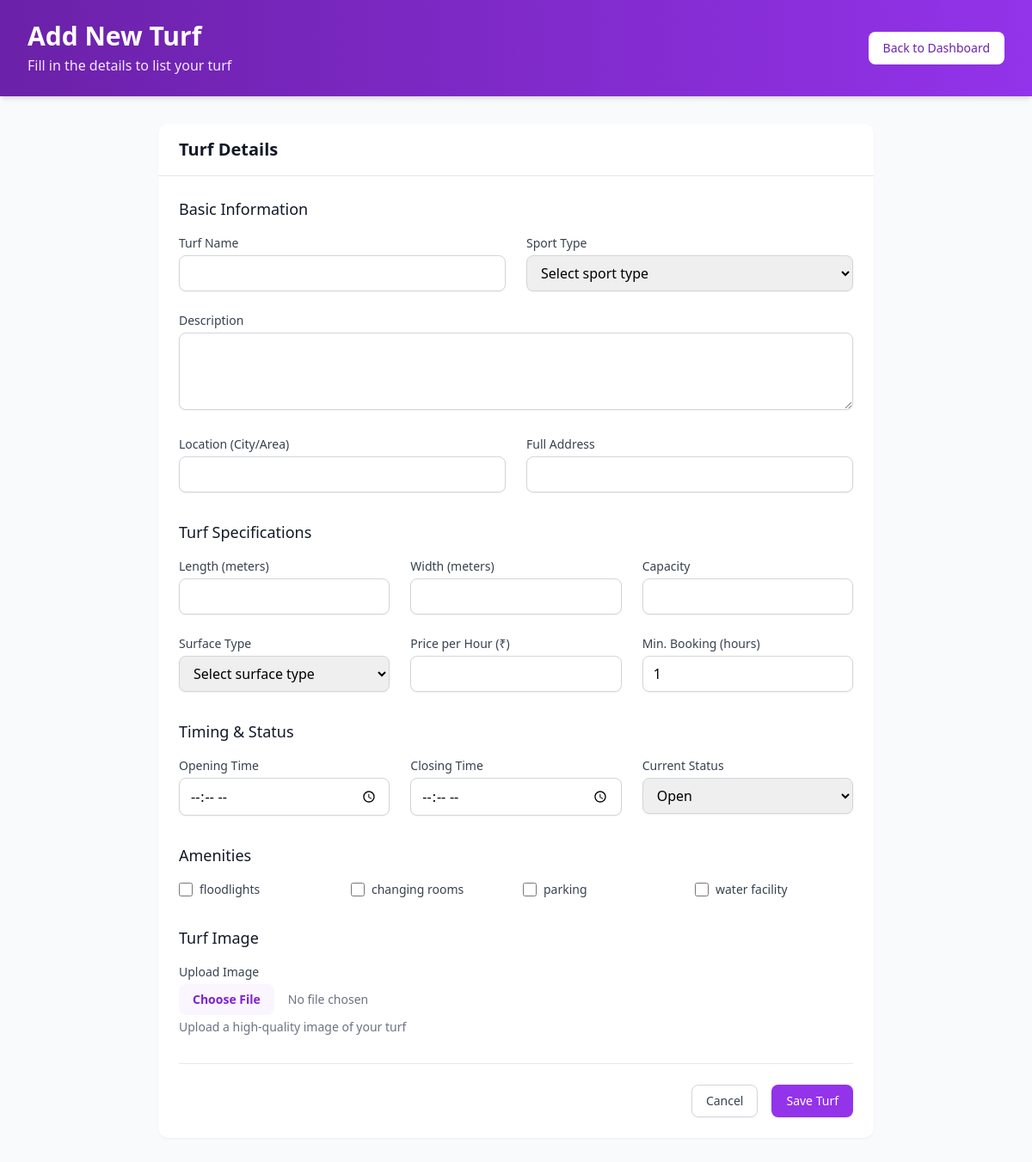
/turf/add-turf, run on the app's committed database.
### turf/models.py (models this page shows, shortened)
class Amenity(models.Model):
    name = models.CharField(max_length=50, unique=True)

### turf/views.py (the view, shortened to what this page needs)
# urls.py: path("add-turf", views.add_turf, name = 'add_turf'),
def add_turf(request):
    context = {
        'amenities': Amenity.objects.all()
    }
    return render(request, 'add_turf.html', context)

### turf/templates/add_turf.html (shortened to what this page needs)
{% extends "base.html" %}
{% block content %}
<div class="min-h-screen bg-gray-50">
  <div class="bg-gradient-to-r from-purple-800 to-purple-600 py-6 px-4 sm:px-6 lg:px-8 text-white shadow-md">
    <div class="max-w-7xl mx-auto">
      <div class="flex flex-col md:flex-row justify-between items-start md:items-center">
        <div>
          <h1 class="text-2xl md:text-3xl font-bold">Add New Turf</h1>
          <p class="mt-1 text-purple-100">Fill in the details to list your turf</p>
        </div>
        <div class="mt-4 md:mt-0">
          <a href="{% url 'owner_dashboard' %}" class="inline-flex items-center px-4 py-2 border border-transparent text-sm font-medium rounded-lg shadow-sm text-purple-800 bg-white hover:bg-gray-100">
            Back to Dashboard
          </a>
        </div>
      </div>
    </div>
  </div>
  <div class="max-w-4xl mx-auto px-4 sm:px-6 lg:px-8 py-8">
    <div class="bg-white rounded-xl shadow-sm overflow-hidden">
      <div class="px-6 py-4 border-b border-gray-200">
        <h2 class="text-xl font-bold text-gray-900">Turf Details</h2>
      </div>
      <form method="post" enctype="multipart/form-data" class="p-6">
        <div class="mb-8">
          <h3 class="text-lg font-medium text-gray-900 mb-4">Basic Information</h3>
          <div class="grid grid-cols-1 md:grid-cols-2 gap-6">
            <div>
              <label for="name" class="block text-sm font-medium text-gray-700 mb-1">Turf Name</label>
              <input type="text" id="name" name="name" required
                     class="w-full px-3 py-2 border border-gray-300 rounded-lg shadow-sm focus:outline-none focus:ring-purple-500 focus:border-purple-500">
            </div>
            <div>
              <label for="sport_type" class="block text-sm font-medium text-gray-700 mb-1">Sport Type</label>
              <select id="sport_type" name="sport_type" required
                      class="w-full px-3 py-2 border border-gray-300 rounded-lg shadow-sm focus:outline-none focus:ring-purple-500 focus:border-purple-500">
                <option value="">Select sport type</option>
              </select>
            </div>
            <div class="md:col-span-2">
              <label for="description" class="block text-sm font-medium text-gray-700 mb-1">Description</label>
              <textarea id="description" name="description" rows="3" required
                        class="w-full px-3 py-2 border border-gray-300 rounded-lg shadow-sm focus:outline-none focus:ring-purple-500 focus:border-purple-500"></textarea>
            </div>
            <div>
              <label for="location" class="block text-sm font-medium text-gray-700 mb-1">Location (City/Area)</label>
              <input type="text" id="location" name="location" required
                     class="w-full px-3 py-2 border border-gray-300 rounded-lg shadow-sm focus:outline-none focus:ring-purple-500 focus:border-purple-500">
            </div>
            <div>
              <label for="address" class="block text-sm font-medium text-gray-700 mb-1">Full Address</label>
              <input type="text" id="address" name="address" required
                     class="w-full px-3 py-2 border border-gray-300 rounded-lg shadow-sm focus:outline-none focus:ring-purple-500 focus:border-purple-500">
            </div>
          </div>
        </div>
        <div class="mb-8">
          <h3 class="text-lg font-medium text-gray-900 mb-4">Turf Specifications</h3>
          <div class="grid grid-cols-1 md:grid-cols-3 gap-6">
            <div>
              <label for="length" class="block text-sm font-medium text-gray-700 mb-1">Length (meters)</label>
              <input type="number" id="length" name="length" required min="1"
                     class="w-full px-3 py-2 border border-gray-300 rounded-lg shadow-sm focus:outline-none focus:ring-purple-500 focus:border-purple-500">
            </div>
            <div>
              <label for="width" class="block text-sm font-medium text-gray-700 mb-1">Width (meters)</label>
              <input type="number" id="width" name="width" required min="1"
                     class="w-full px-3 py-2 border border-gray-300 rounded-lg shadow-sm focus:outline-none focus:ring-purple-500 focus:border-purple-500">
            </div>
            <div>
              <label for="capacity" class="block text-sm font-medium text-gray-700 mb-1">Capacity</label>
              <input type="number" id="capacity" name="capacity" required min="1"
                     class="w-full px-3 py-2 border border-gray-300 rounded-lg shadow-sm focus:outline-none focus:ring-purple-500 focus:border-purple-500">
            </div>
            <div>
              <label for="surface_type" class="block text-sm font-medium text-gray-700 mb-1">Surface Type</label>
              <select id="surface_type" name="surface_type" required
                      class="w-full px-3 py-2 border border-gray-300 rounded-lg shadow-sm focus:outline-none focus:ring-purple-500 focus:border-purple-500">
                <option value="">Select surface type</option>
              </select>
            </div>
            <div>
              <label for="price_per_hour" class="block text-sm font-medium text-gray-700 mb-1">Price per Hour (₹)</label>
              <input type="number" id="price_per_hour" name="price_per_hour" required min="0" step="0.01"
                     class="w-full px-3 py-2 border border-gray-300 rounded-lg shadow-sm focus:outline-none focus:ring-purple-500 focus:border-purple-500">
            </div>
            <div>
              <label for="minimum_booking_duration" class="block text-sm font-medium text-gray-700 mb-1">Min. Booking (hours)</label>
              <input type="number" id="minimum_booking_duration" name="minimum_booking_duration" required min="1" value="1"
                     class="w-full px-3 py-2 border border-gray-300 rounded-lg shadow-sm focus:outline-none focus:ring-purple-500 focus:border-purple-500">
            </div>
          </div>
        </div>
        <div class="mb-8">
          <h3 class="text-lg font-medium text-gray-900 mb-4">Timing & Status</h3>
          <div class="grid grid-cols-1 md:grid-cols-3 gap-6">
            <div>
              <label for="opening" class="block text-sm font-medium text-gray-700 mb-1">Opening Time</label>
              <input type="time" id="opening" name="opening" required
                     class="w-full px-3 py-2 border border-gray-300 rounded-lg shadow-sm focus:outline-none focus:ring-purple-500 focus:border-purple-500">
            </div>
            <div>
              <label for="closing" class="block text-sm font-medium text-gray-700 mb-1">Closing Time</label>
              <input type="time" id="closing" name="closing" required
                     class="w-full px-3 py-2 border border-gray-300 rounded-lg shadow-sm focus:outline-none focus:ring-purple-500 focus:border-purple-500">
            </div>
            <div>
              <label for="status" class="block text-sm font-medium text-gray-700 mb-1">Current Status</label>
              <select id="status" name="status" required
                      class="w-full px-3 py-2 border border-gray-300 rounded-lg shadow-sm focus:outline-none focus:ring-purple-500 focus:border-purple-500">
                <option value="open" selected>Open</option>
              </select>
            </div>
          </div>
        </div>
        <div class="mb-8">
          <h3 class="text-lg font-medium text-gray-900 mb-4">Amenities</h3>
          <div class="grid grid-cols-2 md:grid-cols-3 lg:grid-cols-4 gap-4">
            {% for amenity in amenities %}
            <div class="flex items-center">
              <input type="checkbox" id="amenity_{{ amenity.id }}" name="amenities" value="{{ amenity.id }}"
                     class="h-4 w-4 text-purple-600 focus:ring-purple-500 border-gray-300 rounded">
              <label for="amenity_{{ amenity.id }}" class="ml-2 text-sm text-gray-700">{{ amenity.name }}</label>
            </div>
            {% endfor %}
          </div>
        </div>
        <div class="mb-8">
          <h3 class="text-lg font-medium text-gray-900 mb-4">Turf Image</h3>
          <div class="flex items-center">
            <div class="flex-1">
              <label for="image" class="block text-sm font-medium text-gray-700 mb-1">Upload Image</label>
              <input type="file" id="image" name="image" accept="image/*"
                     class="block w-full text-sm text-gray-500
                            file:mr-4 file:py-2 file:px-4
                            file:rounded-lg file:border-0
                            file:text-sm file:font-semibold
                            file:bg-purple-50 file:text-purple-700
                            hover:file:bg-purple-100">
              <p class="mt-1 text-sm text-gray-500">Upload a high-quality image of your turf</p>
            </div>
          </div>
        </div>
        <div class="flex justify-end pt-6 border-t border-gray-200">
          <a href="{% url 'owner_dashboard' %}" class="px-4 py-2 border border-gray-300 shadow-sm text-sm font-medium rounded-lg text-gray-700 bg-white hover:bg-gray-50 mr-4">
            Cancel
          </a>
          <button type="submit" class="px-4 py-2 border border-transparent text-sm font-medium rounded-lg shadow-sm text-white bg-purple-600 hover:bg-purple-700">
            Save Turf
          </button>
        </div>
      </form>
    </div>
  </div>
</div>
{% endblock %}

### data on the page
Amenity: name "floodlights"
Amenity: name "changing rooms"
Amenity: name "parking"
Amenity: name "water facility"
